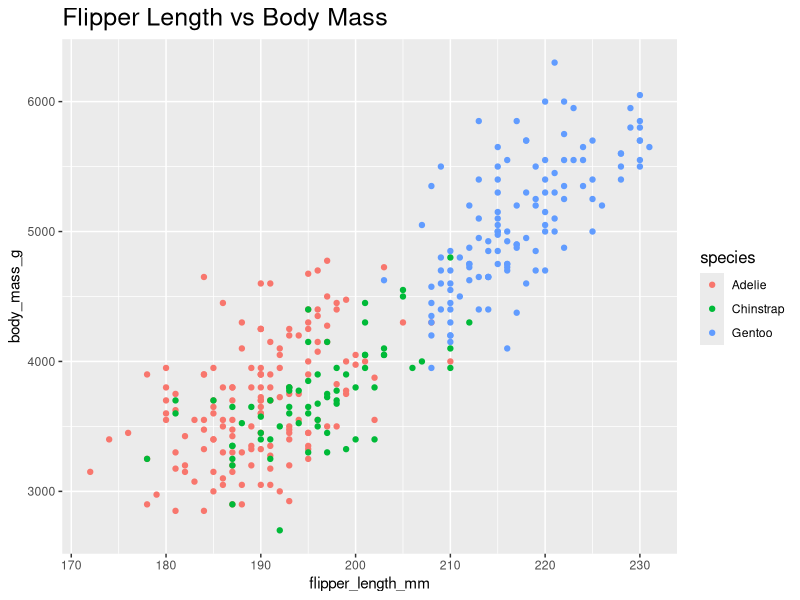
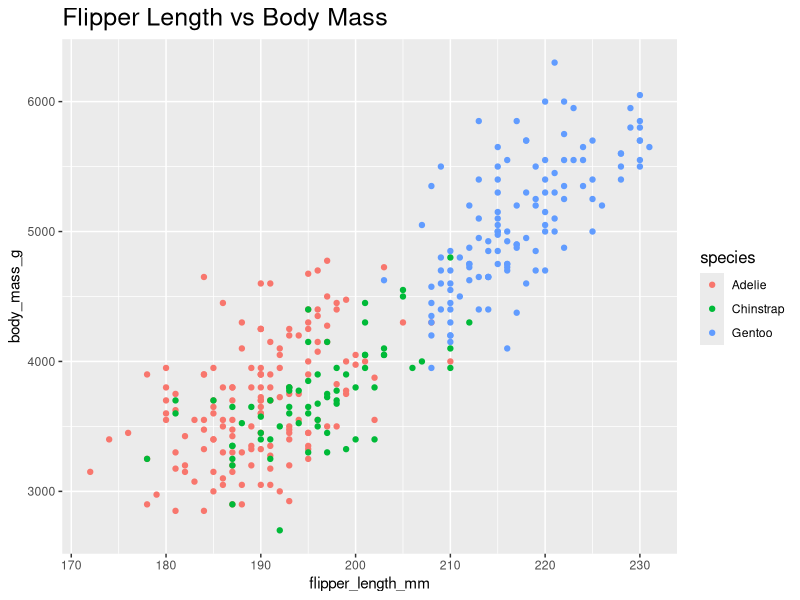

Write the R code that produced these figures, in order.

            library(ggplot2)
            library(palmerpenguins)
            built_answer <- tryCatch(
                {
                    set.seed(42)
                    ggplot(penguins, aes(x = flipper_length_mm, y = body_mass_g, colour = species)) + geom_point() + labs(title = "Flipper Length vs Body Mass") + theme(plot.title = element_text(size = 18), legend.title = element_text(size = 12))
                    suppressWarnings(
                        if (!file.exists("/sandbox/figures/flipper-length_body-mass_scatter_font_size_title_legend_answer.png")) {
                            ggsave(
                                width = 3,
                                height = 3,
                                "/sandbox/figures/flipper-length_body-mass_scatter_font_size_title_legend_answer.png"
                            )
                        }
                    )
                    suppressWarnings(
                        ggplot_build(last_plot())
                    )
                },
                error = function(e) {
                    'ERROR'
                }
            )
            built_submission <- tryCatch(
                {
                    set.seed(42)
                    library(palmerpenguins)
library(ggplot2)

ggplot(penguins, aes(x = flipper_length_mm, y = body_mass_g, color = species)) +
  geom_point() +
  labs(title = "Flipper Length vs Body Mass") +
  theme(plot.title = element_text(size = 18),
        legend.title = element_text(size = 12))
                    suppressWarnings(
                        ggsave(
                            width = 3,
                            height = 3,
                            "figures/flipper-length_body-mass_scatter_font_size_title_legend_submission_qwen3.5.png"
                        )
                    )
                    suppressWarnings(
                        ggplot_build(last_plot())
                    )
                },
                error = function(e) {
                    'ERROR'
                }
            )
            cat(isTRUE(all.equal(built_answer, built_submission)))
        
